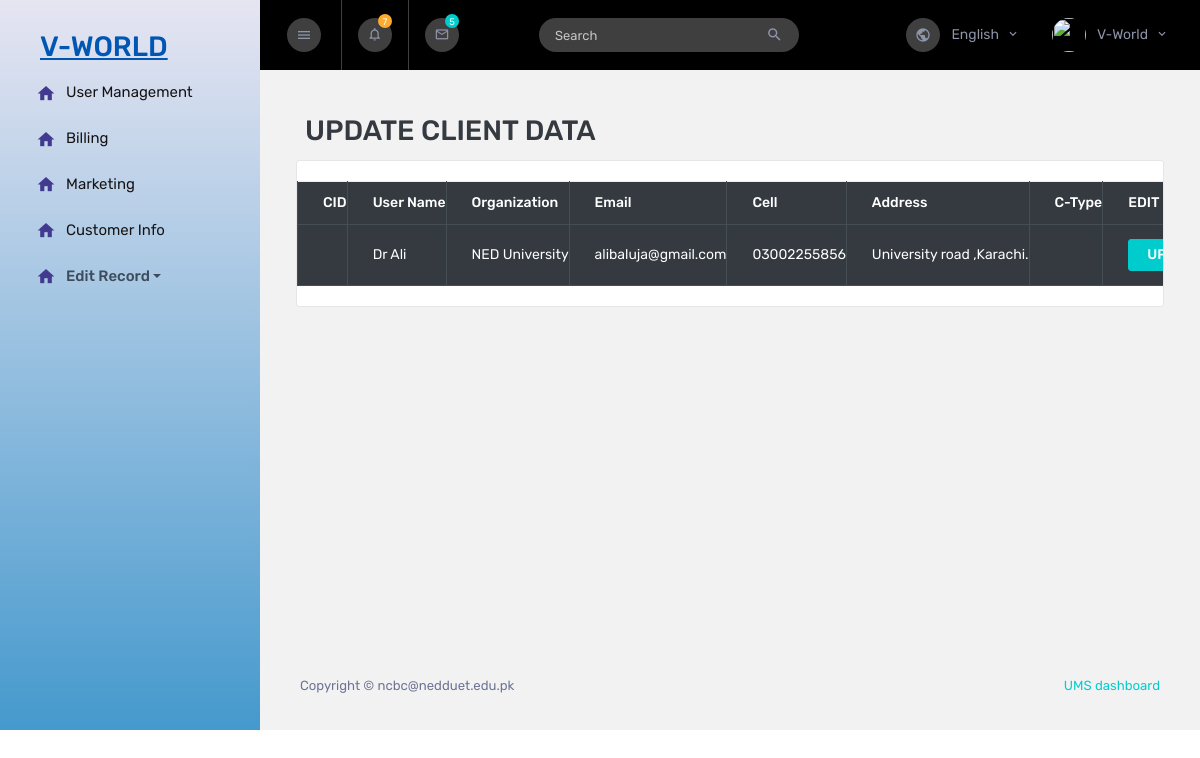
The page /dasshboard/update/client/client.php on the database its author committed.
### tables this page shows
CREATE TABLE `registerclient` (
  `cid` smallint(6) NOT NULL,
  `username` varchar(20) NOT NULL,
  `organ` varchar(20) NOT NULL,
  `email` varchar(20) NOT NULL,
  `cell` varchar(20) NOT NULL,
  `address` varchar(50) NOT NULL,
  `type` varchar(20) NOT NULL
);

### dasshboard/update/client/client.php (the view, shortened to what this page needs)
<!DOCTYPE html>
<html lang="en" xmlns="http://www.w3.org/1999/html">
  <head>
    <link rel="stylesheet" href="https://stackpath.bootstrapcdn.com/bootstrap/4.2.1/css/bootstrap.min.css">
    <link rel="stylesheet" href="https://cdn.datatables.net/1.10.18/css/dataTables.bootstrap4.min.css">
    <link rel="stylesheet" href="../../assets/vendors/mdi/css/materialdesignicons.min.css" />
    <link rel="stylesheet" href="../../assets/vendors/flag-icon-css/css/flag-icon.min.css" />
    <link rel="stylesheet" href="../../assets/vendors/css/vendor.bundle.base.css" />
    <link rel="stylesheet" href="../../assets/vendors/font-awesome/css/font-awesome.min.css" />
    <link rel="stylesheet" href="../../assets/vendors/bootstrap-datepicker/bootstrap-datepicker.min.css" />
    <link rel="stylesheet" href="../../assets/css/style.css" />
  </head>
  <body>
    <div class="container-scroller">
      <nav class="sidebar sidebar-offcanvas" id="sidebar">
        <div class="text-center sidebar-brand-wrapper d-flex align-items-center">
          <a class="sidebar-brand brand-logo" href="../../dashboard.php" ><h2>V-WORLD</h2></a>
        </div>
          <ul class="nav">
              <li class="nav-item">
                  <a class="nav-link" href="../../dashboardvm.php">
                      <i class="mdi mdi-home menu-icon"></i>
                      <span class="menu-title">User Management</span>
                  </a>
              </li>
              <li class="nav-item">
                  <a class="nav-link" href="../../dashboardbill.php">
                      <i class="mdi mdi-home menu-icon"></i>
                      <span class="menu-title">Billing </span>
                  </a>
              </li>
              <li class="nav-item">
                  <a class="nav-link" href="../../dashboard.php">
                      <i class="mdi mdi-home menu-icon"></i>
                      <span class="menu-title">Marketing </span>
                  </a>
              </li>
              <li class="nav-item">
                  <a class="nav-link" href="../../customerinfo/customerinfo.php">
                      <i class="mdi mdi-home menu-icon"></i>
                      <span class="menu-title">Customer Info</span>
                  </a>
              </li>
              <li class="nav-item">
              <a class="nav-link dropdown-toggle" href="#" id="navbarDropdown" role="button" data-bs-toggle="dropdown" aria-expanded="false">
           <i class="mdi mdi-home menu-icon"></i> <span class="menu-title">Edit Record </span>
                  </a></a>
          </li>
        </ul>
      </nav>
      <div class="container-fluid page-body-wrapper">
        <nav class="navbar col-lg-12 col-12 p-lg-0 fixed-top d-flex flex-row">
          <div class="navbar-menu-wrapper d-flex align-items-stretch justify-content-between">
            <button class="navbar-toggler navbar-toggler align-self-center mr-2" type="button" data-toggle="minimize">
              <i class="mdi mdi-menu"></i>
            </button>
            <ul class="navbar-nav">
              <li class="nav-item dropdown">
                <a class="nav-link count-indicator dropdown-toggle" id="notificationDropdown" href="#" data-toggle="dropdown">
                  <i class="mdi mdi-bell-outline"></i>
                  <span class="count count-varient1">7</span>
                </a>
              </li>
              <li class="nav-item dropdown d-none d-sm-flex">
                <a class="nav-link count-indicator dropdown-toggle" id="messageDropdown" href="#" data-toggle="dropdown">
                  <i class="mdi mdi-email-outline"></i>
                  <span class="count count-varient2">5</span>
                </a>
              </li>
              <li class="nav-item nav-search border-0 ml-1 ml-md-3 ml-lg-5 d-none d-md-flex">
                <form class="nav-link form-inline mt-2 mt-md-0">
                  <div class="input-group">
                    <input type="text" class="form-control" placeholder="Search" />
                    <div class="input-group-append">
                      <span class="input-group-text">
                        <i class="mdi mdi-magnify"></i>
                      </span>
                    </div>
                  </div>
                </form>
              </li>
            </ul>
            <ul class="navbar-nav navbar-nav-right ml-lg-auto">
              <li class="nav-item dropdown d-none d-xl-flex border-0">
                <a class="nav-link dropdown-toggle" id="languageDropdown" href="#" data-toggle="dropdown">
                  <i class="mdi mdi-earth"></i> English </a>
              </li>
              <li class="nav-item nav-profile dropdown border-0">
                <a class="nav-link dropdown-toggle" id="profileDropdown" href="#" data-toggle="dropdown">
                  <img class="nav-profile-img mr-2" alt="" src="../../../img/aurora-logo.png" />
                  <span class="profile-name">V-World</span>
                </a>
              </li>
            </ul>
          </div>
        </nav>
        <div class="main-panel">
          <div class="content-wrapper pb-0">
              <div class="row">
                  <h2 class="card-title pl-4">UPDATE CLIENT DATA</h2>
                  <br/><br/>
              </div>
            <div class="row">
                <div class="col-xl-12 col-sm-6 grid-margin stretch-card">
                    <div class="card">
                        <div class="card-body px-0 overflow-auto">
                            <div class="table-responsive">
                           <?php
             include_once '../../../DB/db.php';
                $query = "SELECT * FROM registerclient";
                $query_run = mysqli_query($conn, $query);
            ?>
                    <table id="datatableid" class="table table-bordered table-dark">
                        <thead>
                            <tr>
                                <th scope="col"> CID </th>
                                <th scope="col">User Name</th>
                                <th scope="col"> Organization </th>
                                <th scope="col"> Email </th>
                                <th scope="col"> Cell </th>
                                <th scope="col"> Address</th>
                                <th scope="col"> C-Type</th>
                                <th scope="col"> EDIT </th>
                            </tr>
                        </thead>
                        <?php
                if($query_run)
                {
                    foreach($query_run as $row)
                    {
            ?>
                        <tbody>
                            <tr>
                                <td> <?php echo $row['ids']; ?> </td>
                                <td> <?php echo $row['username']; ?> </td>
                                <td> <?php echo $row['organ']; ?> </td>
                                <td> <?php echo $row['email']; ?> </td>
                                <td> <?php echo $row['cell']; ?> </td>
                                <td> <?php echo $row['address']; ?> </td>
                                <td> <?php echo $row['ctype']; ?> </td>
                                <td>
                                    <button type="button" class="btn btn-success editbtn"> UPDATE </button>
                                </td>
                            </tr>
                        </tbody>
                        <?php
                    }
                }
                else
                {
                    echo "No Record Found";
                }
            ?>
                    </table>
                      </div>
                  </div>
                </div>
              </div>
            </div>
          </div>
          <footer class="footer">
            <div class="d-sm-flex justify-content-center justify-content-sm-between">
              <span class="text-muted d-block text-center text-sm-left d-sm-inline-block">Copyright © ncbc@nedduet.edu.pk</span>
              <span class="float-none float-sm-right d-block mt-1 mt-sm-0 text-center">  <a href="https://www.ncbcneduet.edu.pk" target="_blank">UMS dashboard </a> </span>
            </div>
          </footer>
        </div>
      </div>
    </div>
  </body>
</html>

### rows shown on the page
registerclient: username "Dr Ali", organ "NED University", email "alibaluja@gmail.com", cell "03002255856", address "University road ,Karachi."
